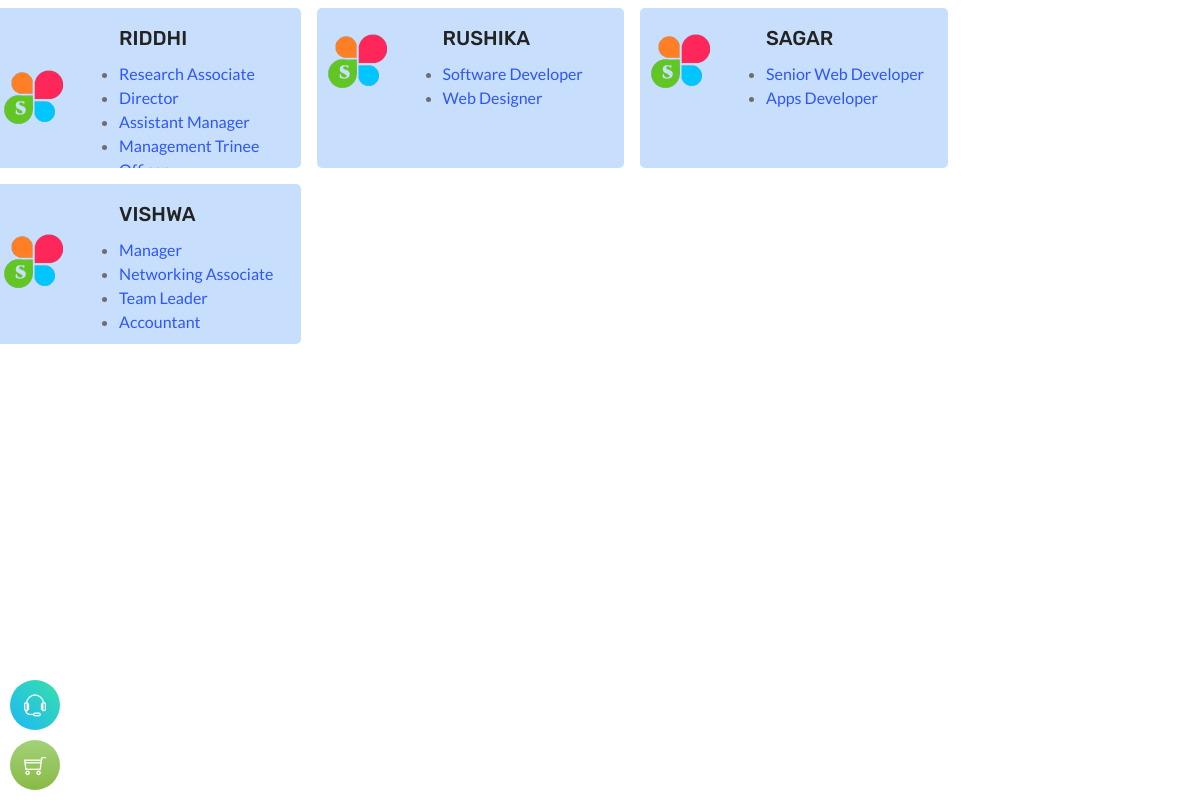
The page /companies.php on the database its author committed.
### tables this page shows
CREATE TABLE `jobs` (
  `j_id` int(4) NOT NULL,
  `j_category` varchar(40) NOT NULL,
  `j_owner_name` varchar(30) NOT NULL,
  `j_title` varchar(30) NOT NULL,
  `j_hours` float(3,1) NOT NULL,
  `j_salary` int(10) NOT NULL,
  `j_experience` int(3) NOT NULL,
  `j_discription` varchar(300) NOT NULL,
  `j_city` varchar(20) NOT NULL,
  `j_active` int(1) NOT NULL DEFAULT 0,
  `company_name` varchar(100) NOT NULL,
  `vacancy` varchar(50) DEFAULT NULL,
  `grade` varchar(50) DEFAULT NULL,
  `job_responsibilities` mediumtext DEFAULT NULL,
  `status` varchar(200) DEFAULT NULL,
  `edu_requirements` mediumtext DEFAULT NULL,
  `experience` varchar(100) DEFAULT NULL,
  `add_requirements` mediumtext DEFAULT NULL,
  `instruction` mediumtext DEFAULT NULL,
  `pub_date` date DEFAULT NULL,
  `deadline` date NOT NULL,
  `company_info` varchar(200) DEFAULT NULL,
  `logo` varchar(300) NOT NULL,
  `salary` varchar(200) DEFAULT NULL
);

### companies.php (the view, shortened to what this page needs)
<!DOCTYPE html>
<html lang="en">
<head>
	<link rel="stylesheet" type="text/css" href="css/plugins.css">
	<link rel="stylesheet" type="text/css" href="css/style.css">
	<link rel="stylesheet" type="text/css" href="css/templete.css">
	<link class="skin" rel="stylesheet" type="text/css" href="css/skin/skin-1.css">
	<link rel="stylesheet" href="plugins/datepicker/css/bootstrap-datetimepicker.min.css"/>
	<link rel="stylesheet" type="text/css" href="plugins/revolution/revolution/css/layers.css">
	<link rel="stylesheet" type="text/css" href="plugins/revolution/revolution/css/settings.css">
	<link rel="stylesheet" type="text/css" href="plugins/revolution/revolution/css/navigation.css">
</head>
<body id="bg">
	<div class="row ">
		<?php
			$con=mysqli_connect("localhost","root","","jobscope") or die("could not connect to db");
			$sql="SELECT * FROM jobs GROUP BY j_owner_name";
			$result=mysqli_query($con,$sql) or die("query failed");
			while($data=mysqli_fetch_assoc($result)){
		?>
				<div class="col-3 hot" style="" >
					<div class="" style="display:flex;flex-drection:row;align-items:center; justify-content: space-between;">
						<div class="left" style="width:30%;height:100px;">
							<img src="<?php echo $data['logo']?>" style="border-radius:5px;" >
						</div>
						<div class="right" style="width:70%;">
							<ul style="">
							<h5 class="" style="text-transform:uppercase"><?php echo $data['j_owner_name'];?></h5>
							<?php
								$duplicate=$data['j_owner_name'];
								$sql2="SELECT * FROM jobs WHERE j_owner_name='{$duplicate}'";
								$result2=mysqli_query($con,$sql2) or die("query failed");
								while($data2=mysqli_fetch_assoc($result2)){
							?>
							<li class="hot-list"><a href="job_details.php?id=<?php echo $data2['j_id'];?>"><?php echo $data2['j_title'];?></a></li>
							<?php
								}
							?>
							</ul>
						</div>
					</div>
				</div>
		<?php
			}
		?>
	</div>
</body>
</html>

### css/skin/skin-1.css (style rules this page uses)
a, .text-primary, .primary li:before, .breadcrumb-row ul li a, .header-nav .nav > li.active > a, .header-nav .nav > li.current-menu-item > a .header-nav .nav > li .sub-menu li a:hover, .header-nav .nav > li:hover > a, .header-nav .nav > li .mega-menu > li ul a:hover, .header-nav .nav > li .sub-menu li:hover > a, .nav-dark.header-nav .nav > li .sub-menu li:hover > a, .nav-dark.header-nav .nav > li .mega-menu > li ul a:hover, blockquote:before, ol.comment-list li.comment .reply a, footer a:active, footer a:focus, footer a:hover, footer h1 a, footer h2 a, footer h3 a, footer h4 a, footer h5 a, footer h6 a, footer p a, button.scroltop, .testimonial-1 .testimonial-position, .testimonial-4 .testimonial-name:after, .testimonial-2 .testimonial-position, .testimonial-3 .testimonial-position, .testimonial-3 .quote-left:before, .acod-head a:after, .acod-head a, .acod-head a:hover, .acod-head a.collapsed:hover, .dez-tabs .nav-tabs > li > a i, h1 a:hover, h2 a:hover, h3 a:hover, h4 a:hover, h5 a:hover, h6 a:hover, .site-button.outline, .site-button-link:hover, .item-info-in ul li a:hover, .dez-post-meta.text-primary i, .dez-post-meta.text-primary ul li, .dez-post-meta.text-primary ul li a, .dez-post-meta i, .comments-area p:before, .about-8-service .icon-bx-wraper:hover a, .about-service .icon-bx-wraper:hover a, .dez-box-bg .icon-box-btn .site-button, .list-2 li:hover:before, .site-filters.style1 li.active a, .site-filters.style1.white li.active a, .site-button-link.black:hover, .widget_categories ul li a:hover, .widget_archive ul li a:hover, .widget_meta ul li a:hover, .widget_pages ul li a:hover, .widget_recent_comments ul li a:hover, .widget_nav_menu li a:hover, .widget_recent_entries ul li a:hover, .widget_services ul li a:hover { color: #2e55fa; }

### companies.php (style rules this page uses)
.hot { height:20vh; overflow:hidden; transform:all 0.3s ease-in-out; background-color:#C7DFFC; margin:0.5rem; padding:1rem 0.5rem; border-radius:5px; }
li { cursor:pointer; font-size:1rem; }
ul { margin-left:15%; }

### rows shown on the page
jobs: logo (picture), j_owner_name "RIDDHI", j_title "Research Associate"
jobs: j_title "Director"
jobs: j_title "Assistant Manager"
jobs: j_title "Management Trinee…"
jobs: logo (picture), j_owner_name "RUSHIKA", j_title "Software Developer"
jobs: j_title "Web Designer"
jobs: logo (picture), j_owner_name "SAGAR", j_title "Senior Web Developer"
jobs: j_title "Apps Developer"
jobs: logo (picture), j_owner_name "VISHWA", j_title "Manager"
jobs: j_title "Networking Associate"
jobs: j_title "Team Leader"
jobs: j_title "Accountant"
